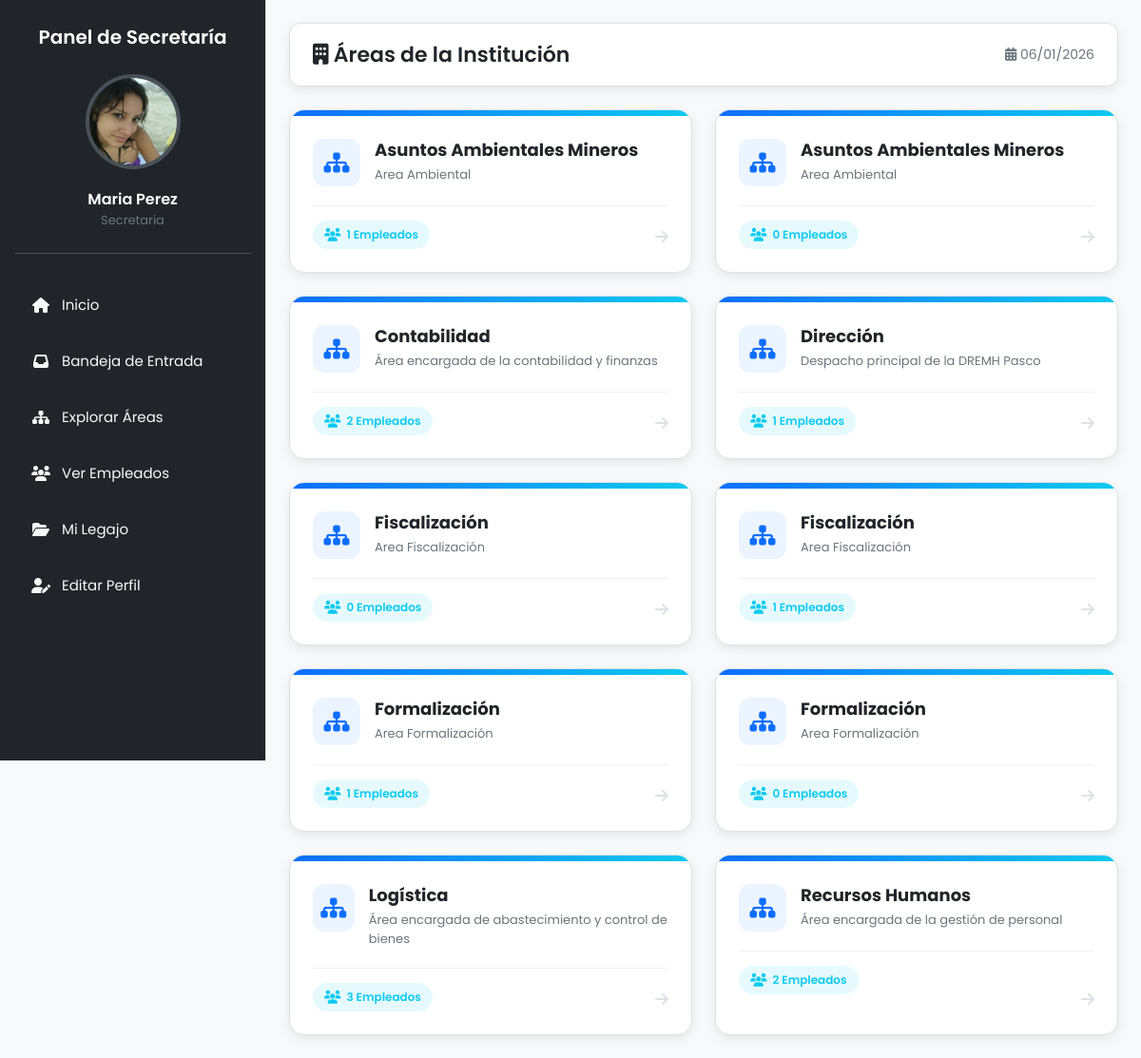
The app's page /secretaria/explorar_areas.php (signed in) with its own data.
### tables this page shows
CREATE TABLE `areas` (
  `id` int NOT NULL AUTO_INCREMENT,
  `nombre` varchar(100) NOT NULL,
  `descripcion` text,
  `creado_en` datetime DEFAULT CURRENT_TIMESTAMP,
  PRIMARY KEY (`id`)
);

### secretaria/explorar_areas.php (the view, shortened to what this page needs)
<?php
require '../php/db.php';
try {
    $sql = "
        SELECT a.id, a.nombre, a.descripcion, COUNT(u.id) as total_empleados
        FROM areas a
        LEFT JOIN usuarios u ON a.id = u.id_area
        GROUP BY a.id
        ORDER BY a.nombre ASC
    ";
    $areas = $pdo->query($sql)->fetchAll();
} catch (PDOException $e) {
    die("Error: " . $e->getMessage());
}
require_once '../includes/header_secretaria.php';
require_once '../includes/sidebar_secretaria.php';
?>
<div class="main">
    <header class="topbar">
        <h1><i class="fas fa-building"></i> Áreas de la Institución</h1>
        <div class="top-actions">
            <span><i class="fas fa-calendar-alt"></i> <?= date("d/m/Y") ?></span>
        </div>
    </header>
    <main class="content">
        <?php if (empty($areas)): ?>
            <div class="empty-areas">
                <i class="fas fa-city" style="font-size: 48px; opacity: 0.3;"></i>
                <p>No hay áreas registradas.</p>
            </div>
        <?php else: ?>
            <div class="areas-grid">
                <?php foreach ($areas as $area): ?>
                    <a href="secretaria_documentos_area.php?id_area=<?= $area['id'] ?>" class="area-card">
                        <div class="area-header-bar"></div>
                        <div class="area-body">
                            <div class="area-title-row">
                                <div class="area-icon"><i class="fas fa-sitemap"></i></div>
                                <div class="area-info">
                                    <h3><?= htmlspecialchars($area['nombre']) ?></h3>
                                    <p><?= htmlspecialchars($area['descripcion'] ?? 'Departamento') ?></p>
                                </div>
                            </div>
                            <div class="area-stats">
                                <div class="stat-pill users">
                                    <i class="fas fa-users"></i> <?= $area['total_empleados'] ?> Empleados
                                </div>
                            </div>
                        </div>
                        <div class="action-arrow"><i class="fas fa-arrow-right"></i></div>
                    </a>
                <?php endforeach; ?>
            </div>
        <?php endif; ?>
    </main>
</div>
<?php require_once '../includes/footer.php'; ?>

### style/global.css (style rules this page uses)
:root { --color-primario: #0d6efd; --color-primario-hover: #0b5ed7; --color-secundario: #6c757d; --color-exito: #198754; --color-peligro: #dc3545; --color-advertencia: #ffc107; --color-info: #0dcaf0; --color-fondo-cuerpo: #f8f9fa; --color-fondo-sidebar: #212529; --color-texto-sidebar: #f8f9fa; --color-fondo-tarjeta: #ffffff; --color-texto-principal: #212529; --color-texto-secundario: #6c757d; --color-borde: #dee2e6; --sombra-tarjeta: 0 4px 12px rgba(0, 0, 0, 0.08); }
* { margin: 0; padding: 0; box-sizing: border-box; font-family: 'Poppins', sans-serif; }
body { display: flex; background: var(--color-fondo-cuerpo); color: var(--color-texto-principal); min-height: 100vh; }
.main { flex: 1; padding: 24px; margin-left: 280px; transition: margin-left 0.3s ease; }
.topbar { display: flex; justify-content: space-between; align-items: center; background: var(--color-fondo-tarjeta); padding: 16px 24px; border-radius: 12px; margin-bottom: 24px; box-shadow: var(--sombra-tarjeta); border: 1px solid var(--color-borde); }
.topbar h1 { font-size: 22px; color: var(--color-texto-principal); font-weight: 600; margin: 0; }
.topbar .top-actions { display: flex; align-items: center; gap: 20px; font-size: 14px; color: var(--color-texto-secundario); }

### style/panel_jefes.css (style rules this page uses)
.areas-grid { display: grid; grid-template-columns: repeat(auto-fill, minmax(300px, 1fr)); gap: 24px; margin-top: 20px; }
.area-card { background: var(--color-fondo-tarjeta); border-radius: 16px; border: 1px solid var(--color-borde); transition: all 0.3s cubic-bezier(0.25, 0.8, 0.25, 1); display: flex; flex-direction: column; overflow: hidden; position: relative; text-decoration: none; box-shadow: var(--sombra-tarjeta); }
.area-header-bar { height: 6px; background: linear-gradient(90deg, var(--color-primario), var(--color-info)); width: 100%; }
.area-body { padding: 24px; flex: 1; }
.area-title-row { display: flex; align-items: flex-start; gap: 15px; margin-bottom: 20px; }
.area-icon { width: 50px; height: 50px; background-color: rgba(13, 110, 253, 0.08); border-radius: 12px; display: flex; align-items: center; justify-content: center; font-size: 24px; color: var(--color-primario); transition: background 0.3s; }
.area-info h3 { font-size: 18px; font-weight: 700; color: var(--color-texto-principal); margin: 0 0 5px 0; line-height: 1.3; }
.area-info p { font-size: 13px; color: var(--color-texto-secundario); margin: 0; display: -webkit-box; -webkit-line-clamp: 2; -webkit-box-orient: vertical; overflow: hidden; }
.area-stats { display: flex; gap: 10px; margin-top: auto; padding-top: 15px; border-top: 1px solid #f0f0f0; }
.stat-pill { display: flex; align-items: center; gap: 6px; font-size: 12px; font-weight: 600; padding: 6px 12px; border-radius: 20px; background-color: #f8f9fa; color: var(--color-secundario); }
.stat-pill i { font-size: 14px; }
.stat-pill.users { color: var(--color-info); background-color: rgba(13, 202, 240, 0.1); }
.action-arrow { position: absolute; bottom: 24px; right: 24px; color: #dee2e6; transition: all 0.3s; }

### records on screen
areas: nombre "Asuntos Ambientales Mineros", descripcion "Area Ambiental", total_empleados "1"
areas: nombre "Asuntos Ambientales Mineros", descripcion "Area Ambiental", total_empleados "0"
areas: nombre "Contabilidad", descripcion "Área encargada de la contabilidad y finanzas", total_empleados "2"
areas: nombre "Dirección", descripcion "Despacho principal de la DREMH Pasco", total_empleados "1"
areas: nombre "Fiscalización", descripcion "Area Fiscalización", total_empleados "0"
areas: nombre "Fiscalización", descripcion "Area Fiscalización", total_empleados "1"
areas: nombre "Formalización", descripcion "Area Formalización", total_empleados "1"
areas: nombre "Formalización", descripcion "Area Formalización", total_empleados "0"
areas: nombre "Logística", descripcion "Área encargada de abastecimiento y control de bienes", total_empleados "3"
areas: nombre "Recursos Humanos", descripcion "Área encargada de la gestión de personal", total_empleados "2"

### other values on screen
$_SESSION['nombre'] "Maria Perez"
$_SESSION['rol'] "Secretaria"
